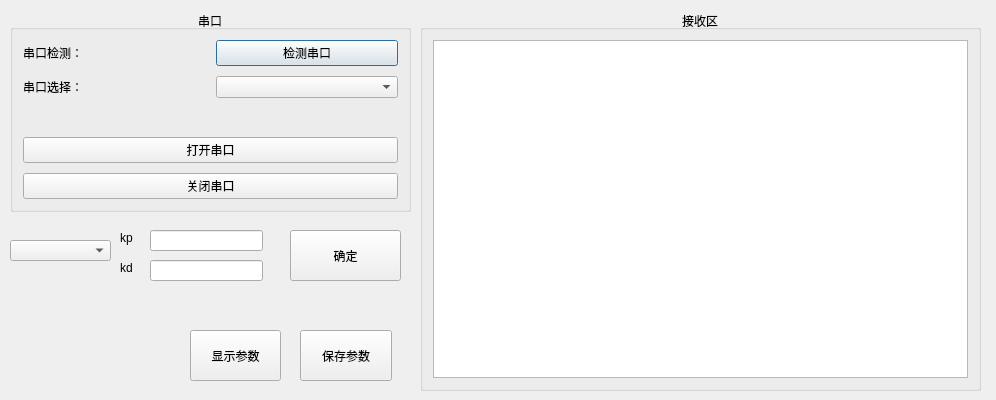
<?xml version="1.0" encoding="UTF-8"?>
<ui version="4.0">
 <class>Dialog</class>
 <widget class="QDialog" name="Dialog">
  <property name="geometry">
   <rect>
    <x>0</x>
    <y>0</y>
    <width>996</width>
    <height>400</height>
   </rect>
  </property>
  <property name="windowTitle">
   <string>Dialog</string>
  </property>
  <widget class="QGroupBox" name="verticalGroupBox">
   <property name="geometry">
    <rect>
     <x>420</x>
     <y>10</y>
     <width>561</width>
     <height>381</height>
    </rect>
   </property>
   <property name="title">
    <string>接收区</string>
   </property>
   <property name="alignment">
    <set>Qt::AlignCenter</set>
   </property>
   <layout class="QVBoxLayout" name="verticalLayout_2">
    <property name="leftMargin">
     <number>10</number>
    </property>
    <property name="topMargin">
     <number>10</number>
    </property>
    <property name="rightMargin">
     <number>10</number>
    </property>
    <property name="bottomMargin">
     <number>10</number>
    </property>
    <item>
     <widget class="QTextBrowser" name="s2__receive_text"/>
    </item>
   </layout>
  </widget>
  <widget class="QGroupBox" name="formGroupBox">
   <property name="geometry">
    <rect>
     <x>10</x>
     <y>10</y>
     <width>401</width>
     <height>202</height>
    </rect>
   </property>
   <property name="title">
    <string>串口</string>
   </property>
   <property name="alignment">
    <set>Qt::AlignCenter</set>
   </property>
   <layout class="QGridLayout" name="gridLayout">
    <property name="leftMargin">
     <number>10</number>
    </property>
    <property name="topMargin">
     <number>10</number>
    </property>
    <property name="rightMargin">
     <number>10</number>
    </property>
    <property name="bottomMargin">
     <number>10</number>
    </property>
    <property name="spacing">
     <number>10</number>
    </property>
    <item row="1" column="0">
     <widget class="QLabel" name="s1__lb_2">
      <property name="text">
       <string>串口选择：</string>
      </property>
     </widget>
    </item>
    <item row="2" column="0">
     <widget class="QLabel" name="state_label">
      <property name="text">
       <string/>
      </property>
      <property name="textFormat">
       <enum>Qt::AutoText</enum>
      </property>
      <property name="scaledContents">
       <bool>true</bool>
      </property>
      <property name="alignment">
       <set>Qt::AlignRight|Qt::AlignTrailing|Qt::AlignVCenter</set>
      </property>
     </widget>
    </item>
    <item row="0" column="1">
     <widget class="QPushButton" name="s1__box_1">
      <property name="text">
       <string>检测串口</string>
      </property>
      <property name="autoRepeatInterval">
       <number>100</number>
      </property>
      <property name="default">
       <bool>true</bool>
      </property>
     </widget>
    </item>
    <item row="3" column="0" colspan="2">
     <widget class="QPushButton" name="open_button">
      <property name="text">
       <string>打开串口</string>
      </property>
     </widget>
    </item>
    <item row="4" column="0" colspan="2">
     <widget class="QPushButton" name="close_button">
      <property name="text">
       <string>关闭串口</string>
      </property>
     </widget>
    </item>
    <item row="0" column="0">
     <widget class="QLabel" name="s1__lb_1">
      <property name="text">
       <string>串口检测：</string>
      </property>
     </widget>
    </item>
    <item row="1" column="1">
     <widget class="QComboBox" name="s1__box_2"/>
    </item>
   </layout>
  </widget>
  <widget class="QPushButton" name="pushButton_12">
   <property name="geometry">
    <rect>
     <x>300</x>
     <y>330</y>
     <width>92</width>
     <height>51</height>
    </rect>
   </property>
   <property name="text">
    <string>保存参数</string>
   </property>
  </widget>
  <widget class="QComboBox" name="comboBox">
   <property name="geometry">
    <rect>
     <x>10</x>
     <y>240</y>
     <width>101</width>
     <height>21</height>
    </rect>
   </property>
  </widget>
  <widget class="QLineEdit" name="lineEdit">
   <property name="geometry">
    <rect>
     <x>150</x>
     <y>230</y>
     <width>113</width>
     <height>21</height>
    </rect>
   </property>
  </widget>
  <widget class="QLineEdit" name="lineEdit_2">
   <property name="geometry">
    <rect>
     <x>150</x>
     <y>260</y>
     <width>113</width>
     <height>21</height>
    </rect>
   </property>
  </widget>
  <widget class="QLabel" name="label">
   <property name="geometry">
    <rect>
     <x>120</x>
     <y>230</y>
     <width>21</width>
     <height>16</height>
    </rect>
   </property>
   <property name="text">
    <string>kp</string>
   </property>
  </widget>
  <widget class="QLabel" name="label_2">
   <property name="geometry">
    <rect>
     <x>120</x>
     <y>260</y>
     <width>21</width>
     <height>16</height>
    </rect>
   </property>
   <property name="text">
    <string>kd</string>
   </property>
  </widget>
  <widget class="QPushButton" name="pushButton">
   <property name="geometry">
    <rect>
     <x>290</x>
     <y>230</y>
     <width>111</width>
     <height>51</height>
    </rect>
   </property>
   <property name="text">
    <string>确定</string>
   </property>
  </widget>
  <widget class="QPushButton" name="pushButton_2">
   <property name="geometry">
    <rect>
     <x>190</x>
     <y>330</y>
     <width>91</width>
     <height>51</height>
    </rect>
   </property>
   <property name="text">
    <string>显示参数</string>
   </property>
  </widget>
 </widget>
 <resources/>
 <connections/>
</ui>
